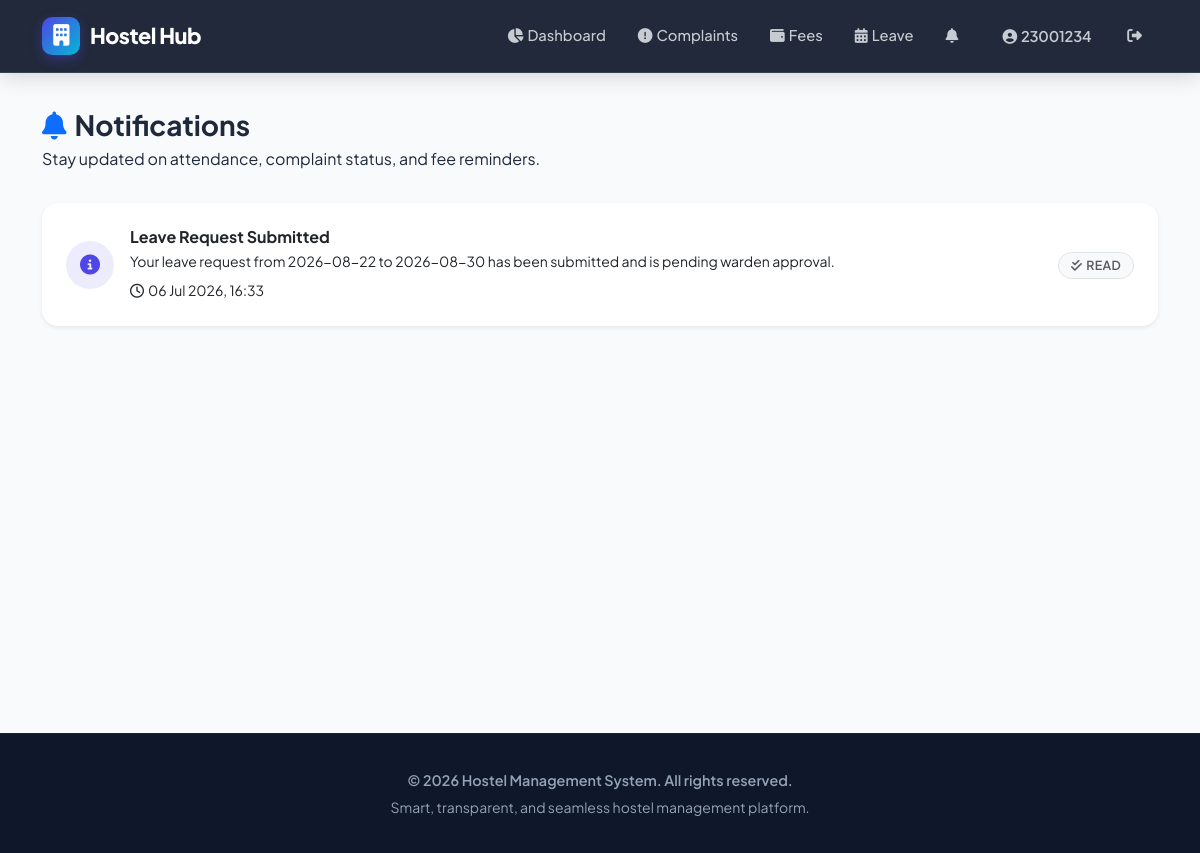
The page /notifications/ (signed in) on the database its author committed.
### accounts/models.py (models this page shows, shortened)
class CustomUser(AbstractUser):
    ROLE_CHOICES = (
        ('admin', 'Admin'),
        ('warden', 'Warden'),
        ('student', 'Student'),
    )
    role = models.CharField(max_length=10, choices=ROLE_CHOICES)
    phone_regex = RegexValidator(regex=r'^\+?1?\d{9,15}$', message="Phone number must be entered in the format '+999999999'.")
    phone_number = models.CharField(validators=[phone_regex], max_length=17, blank=True, null=True)
    is_active = models.BooleanField(default=True)
    profile_picture = models.ImageField(upload_to='profile_pictures/', blank=True, null=True)
    created_at = models.DateTimeField(auto_now_add=True)
    updated_at = models.DateTimeField(auto_now=True)
    last_login_ip = models.GenericIPAddressField(blank=True, null=True)
    @property
    def unread_notifications_count(self):
        return self.notifications.filter(is_read=False).count()
    class Meta:
        ordering = ['-created_at']
        indexes = [
            models.Index(fields=['role']),
            models.Index(fields=['email']),
            models.Index(fields=['is_active']),
        ]

### operations/models.py (models this page shows, shortened)
class Notification(models.Model):
    NOTIFICATION_TYPES = (
        ('info', 'Information'),
        ('warning', 'Warning'),
        ('success', 'Success'),
        ('error', 'Error'),
    )
    title = models.CharField(max_length=200)
    message = models.TextField()
    notification_type = models.CharField(max_length=20, choices=NOTIFICATION_TYPES, default='info')
    recipient = models.ForeignKey(CustomUser, on_delete=models.CASCADE, related_name='notifications')
    sender = models.ForeignKey(CustomUser, on_delete=models.SET_NULL, null=True, blank=True, related_name='sent_notifications')
    is_read = models.BooleanField(default=False)
    created_at = models.DateTimeField(auto_now_add=True)
    related_model = models.CharField(max_length=50, blank=True, help_text="Model name (e.g., 'complaint', 'fee')")
    related_id = models.PositiveIntegerField(blank=True, null=True, help_text="ID of related object")
    class Meta:
        ordering = ['-created_at']
        indexes = [
            models.Index(fields=['recipient', 'is_read']),
            models.Index(fields=['created_at']),
        ]

### accounts/views.py (the view, shortened to what this page needs)
# urls.py: path('notifications/', login_required(views.notifications_view), name='notifications'),
@login_required
def notifications_view(request):
    notifications = Notification.objects.filter(recipient=request.user).order_by('-created_at')
    unread_count = notifications.filter(is_read=False).count()
    context = {
        'notifications': notifications,
        'unread_count': unread_count,
    }
    return render(request, 'notifications.html', context)

### templates/notifications.html (shortened to what this page needs)
{% extends "base.html" %}
{% block content %}
<div class="d-flex justify-content-between align-items-center mb-4 pb-2">
    <div>
        <h3 class="fw-bold mb-1"><i class="fas fa-bell text-primary me-2"></i>Notifications</h3>
        <p class="text-slate-500 mb-0">Stay updated on attendance, complaint status, and fee reminders.</p>
    </div>
</div>
{% if notifications %}
    <div class="row g-3">
        {% for notification in notifications %}
            <div class="col-12">
                <div class="card border-0 shadow-sm {% if not notification.is_read %}border-start border-primary border-4{% endif %}">
                    <div class="card-body p-3 p-md-4">
                        <div class="row align-items-center g-3">
                            <div class="col-auto">
                                <div class="rounded-circle d-flex align-items-center justify-content-center" style="width: 48px; height: 48px; {% if notification.notification_type == 'success' %}background: rgba(16, 185, 129, 0.1); color: var(--success);{% elif notification.notification_type == 'warning' %}background: rgba(245, 158, 11, 0.1); color: var(--warning);{% elif notification.notification_type == 'error' %}background: rgba(239, 68, 68, 0.1); color: var(--danger);{% else %}background: rgba(79, 70, 229, 0.1); color: var(--primary);{% endif %}">
                                    {% if notification.notification_type == 'success' %}
                                        <i class="fas fa-check-circle fa-lg"></i>
                                    {% elif notification.notification_type == 'warning' %}
                                        <i class="fas fa-exclamation-triangle fa-lg"></i>
                                    {% elif notification.notification_type == 'error' %}
                                        <i class="fas fa-times-circle fa-lg"></i>
                                    {% else %}
                                        <i class="fas fa-info-circle fa-lg"></i>
                                    {% endif %}
                                </div>
                            </div>
                            <div class="col">
                                <div class="d-flex align-items-center mb-1">
                                    <h6 class="fw-bold text-dark mb-0 me-2">{{ notification.title }}</h6>
                                </div>
                                <p class="text-slate-600 mb-1 small">{{ notification.message }}</p>
                                <small class="text-slate-500">
                                    <i class="far fa-clock me-1"></i>{{ notification.created_at|date:"d M Y, H:i" }}
                                </small>
                            </div>
                            <div class="col-auto">
                                {% if not notification.is_read %}
                                    <form method="post" class="d-inline">
                                        {% csrf_token %}
                                        <input type="hidden" name="notification_id" value="{{ notification.id }}">
                                        <button type="submit" name="mark_read" class="btn btn-sm btn-outline-primary">
                                            <i class="fas fa-check me-1"></i>Mark Read
                                        </button>
                                    </form>
                                {% else %}
                                    <span class="badge bg-light text-muted border"><i class="fas fa-check-double me-1"></i>Read</span>
                                {% endif %}
                            </div>
                        </div>
                    </div>
                </div>
            </div>
        {% endfor %}
    </div>
{% else %}
    <div class="card border-0 shadow-sm p-5 text-center">
        <i class="fas fa-bell-slash fa-3x text-slate-500 mb-3"></i>
        <h5 class="fw-bold">No Notifications</h5>
        <p class="text-slate-500 mb-0">You're all caught up! System notifications will appear here.</p>
    </div>
{% endif %}
{% endblock %}

### templates/base.html (shortened to what this page needs)
<!DOCTYPE html>
<html lang="en">
<head>
    <link href="https://cdn.jsdelivr.net/npm/bootstrap@5.3.0/dist/css/bootstrap.min.css" rel="stylesheet">
    <link href="https://cdnjs.cloudflare.com/ajax/libs/font-awesome/6.4.0/css/all.min.css" rel="stylesheet">
</head>
<body>
    <nav class="navbar navbar-expand-lg navbar-dark navbar-custom">
        <div class="container">
            <a class="navbar-brand" href="/">
                <span class="brand-icon"><i class="fas fa-building text-white"></i></span>
                Hostel Hub
            </a>
            <div class="collapse navbar-collapse" id="navbarNav">
                <ul class="navbar-nav ms-auto align-items-center">
                    {% if user.is_authenticated %}
                        {% if user.role == 'student' %}
                            <li class="nav-item">
                                <a class="nav-link" href="{% url 'student_dashboard' %}">
                                    <i class="fas fa-chart-pie me-1"></i>Dashboard
                                </a>
                            </li>
                            <li class="nav-item">
                                <a class="nav-link" href="{% url 'student_complaints' %}">
                                    <i class="fas fa-exclamation-circle me-1"></i>Complaints
                                </a>
                            </li>
                            <li class="nav-item">
                                <a class="nav-link" href="{% url 'student_fees' %}">
                                    <i class="fas fa-wallet me-1"></i>Fees
                                </a>
                            </li>
                            <li class="nav-item">
                                <a class="nav-link" href="{% url 'student_leave_requests' %}">
                                    <i class="fas fa-calendar-alt me-1"></i>Leave
                                </a>
                            </li>
                        {% endif %}
                        <li class="nav-item">
                            <a class="nav-link position-relative" href="{% url 'notifications' %}">
                                <i class="fas fa-bell me-1"></i>
                            </a>
                        </li>
                        <li class="nav-item ms-lg-2">
                            <a class="nav-link btn btn-outline-light text-white px-3" href="{% url 'profile' %}">
                                <i class="fas fa-user-circle me-1"></i>{{ user.username }}
                            </a>
                        </li>
                        <li class="nav-item ms-lg-1">
                            <a class="nav-link text-danger" href="{% url 'logout' %}" title="Logout">
                                <i class="fas fa-sign-out-alt"></i>
                            </a>
                        </li>
                    {% endif %}
                </ul>
            </div>
        </div>
    </nav>
    <div class="main-container">
        <div class="container">
            {% block content %}{% endblock %}
        </div>
    </div>
    <footer>
        <div class="container">
            <p class="fw-semibold">&copy; 2026 Hostel Management System. All rights reserved.</p>
            <p class="text-slate-500 small mt-1">Smart, transparent, and seamless hostel management platform.</p>
        </div>
    </footer>
</body>
</html>

### templates/base.html (style rules this page uses)
:root { --primary: #4f46e5; --primary-dark: #3730a3; --primary-light: #818cf8; --secondary: #06b6d4; --success: #10b981; --warning: #f59e0b; --danger: #ef4444; --dark: #0f172a; --slate-800: #1e293b; --slate-600: #475569; --slate-500: #64748b; --slate-100: #f1f5f9; --light-bg: #f8fafc; --card-shadow: 0 10px 25px -5px rgba(0, 0, 0, 0.05), 0 8px 10px -6px rgba(0, 0, 0, 0.03); --hover-shadow: 0 20px 30px -10px rgba(79, 70, 229, 0.15); --gradient-primary: linear-gradient(135deg, #4f46e5 0%, #06b6d4 100%); --gradient-dark: linear-gradient(135deg, #0f172a 0%, #1e293b 100%); --gradient-card: linear-gradient(135deg, #ffffff 0%, #f8fafc 100%); }
* { margin: 0; padding: 0; box-sizing: border-box; }
body { font-family: 'Plus Jakarta Sans', -apple-system, BlinkMacSystemFont, sans-serif; background-color: var(--light-bg); color: var(--slate-800); line-height: 1.6; }
.navbar-custom { background: rgba(15, 23, 42, 0.92); backdrop-filter: blur(12px); -webkit-backdrop-filter: blur(12px); border-bottom: 1px solid rgba(255, 255, 255, 0.1); position: sticky; top: 0; z-index: 1050; padding: 12px 0; box-shadow: 0 4px 20px rgba(0, 0, 0, 0.15); }
.navbar-brand { font-weight: 800; font-size: 1.35rem; color: #ffffff !important; letter-spacing: -0.5px; display: flex; align-items: center; }
.brand-icon { background: var(--gradient-primary); width: 38px; height: 38px; border-radius: 10px; display: inline-flex; align-items: center; justify-content: center; margin-right: 10px; box-shadow: 0 4px 12px rgba(79, 70, 229, 0.4); }
.nav-link { color: rgba(241, 245, 249, 0.8) !important; font-weight: 500; font-size: 0.92rem; padding: 8px 14px !important; border-radius: 8px; transition: all 0.25s ease; margin: 0 2px; }
.main-container { min-height: calc(100vh - 140px); padding: 35px 0 50px 0; }
.card { border: 1px solid rgba(226, 232, 240, 0.8); border-radius: 16px; background: #ffffff; box-shadow: var(--card-shadow); transition: transform 0.3s cubic-bezier(0.4, 0, 0.2, 1), box-shadow 0.3s cubic-bezier(0.4, 0, 0.2, 1); overflow: hidden; }
.card-body { padding: 24px; }
.btn { font-weight: 600; border-radius: 10px; padding: 9px 20px; transition: all 0.25s cubic-bezier(0.4, 0, 0.2, 1); letter-spacing: -0.2px; }
.badge { padding: 6px 12px; border-radius: 20px; font-weight: 600; font-size: 0.78rem; letter-spacing: 0.3px; text-transform: uppercase; }
footer { background: var(--dark); color: #94a3b8; padding: 35px 0; text-align: center; border-top: 1px solid rgba(255,255,255,0.05); }
footer p { margin-bottom: 0; font-size: 0.9rem; }

### rows shown on the page
CustomUser: username "23001234"
Notification: title "Leave Request Submitted", message "Your leave request from 2026-08-22 to 2026-08-30 has been submitted and is pending warden approval.", created_at "06 Jul 2026, 16:33", is_read True (drawn)
